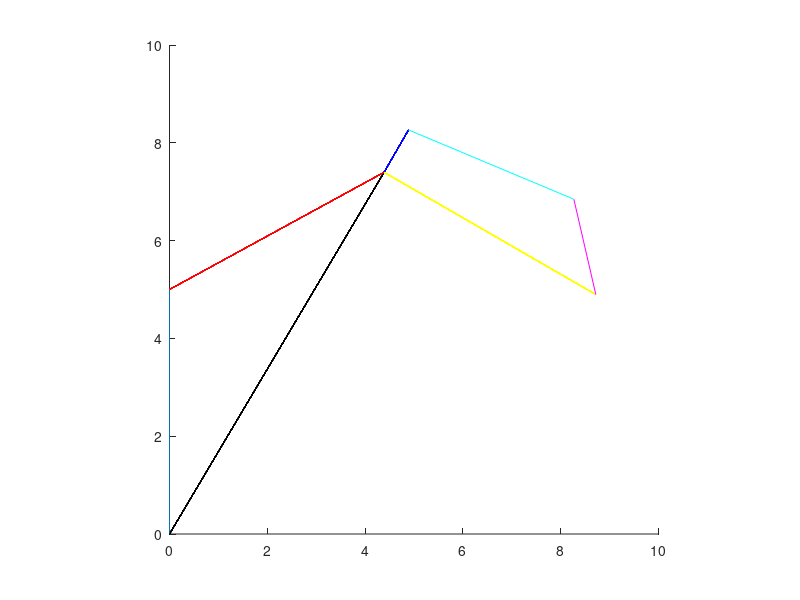

This chart was generated by the following MATLAB code:
%length of the 2 fixed sides of the triangle
%matlab code for front load mechanism(JCB) animation
s=6;
r=12;
%point p1
P1 = [0 0];
% Parameters of plot
axis(gca,'equal');%aspect ratio
axis([0 10  0 10]);%the limits
P2 = [0 5];
%P2 = [0 6];
for t1=0:0.05:pi/6
    %l=13+(t/100);
    %theta2 = acosd(l/12-9/l);
    P3 = [5*cos(t1) 5+5*sin(t1)];
    P4 = [5*cos(t1)+cos(pi/3) 5+5*sin(t1)+sin(pi/3)];
    P5 = [5*cos(pi/6)+5*cos(t1) 5+5*sin(t1)-5*sin(pi/6)];
    %P3 = [l*sin(theta2) l*cos(theta2)];
    %line P1P2
    P1P2 = line([P1(1) P2(1)],[P1(2) P2(2)]);
    %line P1P3
    P1P3 = line([P1(1) P3(1)],[P1(2) P3(2)],'Color','k');
    %line P2P3
    P2P3 = line([P2(1) P3(1)],[P2(2) P3(2)],'Color','r');
    P3P4 = line([P3(1) P4(1)],[P3(2) P4(2)],'Color','b');
    P3P5 = line([P3(1) P5(1)],[P3(2) P5(2)],'Color','y');
    %P2P5 = line([P2(1) P5(1)],[P2(2) P5(2)],'Color','y');
    %P2P4 = line([P2(1) P4(1)],[P2(2) P4(2)]);
    P6 = [5*cos(pi/6)+5*cos(t1)+2*cos((pi/3)) 5+5*sin(t1)-5*sin(pi/6)+2*sin((pi/3))];
    P5P6 = line([P5(1) P6(1)],[P5(2) P6(2)],'Color','m');
    P4P6 = line([P4(1) P6(1)],[P4(2) P6(2)],'Color','c');
    % interval to update the plot
    pause(0.1);
    %deleting previos lines
        delete(P1P3);
        delete(P2P3);
        delete(P3P4);
        delete(P4P6);
        delete(P5P6);
        delete(P3P5); 
    fprintf('%f\n', t1)
end
for t2=0:0.05:0.78
    %reprinting all lines
    P1P2 = line([P1(1) P2(1)],[P1(2) P2(2)]);
    P1P3 = line([P1(1) P3(1)],[P1(2) P3(2)],'Color','k');
    P2P3 = line([P2(1) P3(1)],[P2(2) P3(2)],'Color','r');
    P3P4 = line([P3(1) P4(1)],[P3(2) P4(2)],'Color','b');
    P3P5 = line([P3(1) P5(1)],[P3(2) P5(2)],'Color','y');
    %for bucket
    P6 = [5*cos(pi/6)+5*cos(t1)+2*cos((pi/3)+t2) 5+5*sin(t1)-5*sin(pi/6)+2*sin((pi/3)+t2)];
    P5P6 = line([P5(1) P6(1)],[P5(2) P6(2)],'Color','m');
    P4P6 = line([P4(1) P6(1)],[P4(2) P6(2)],'Color','c');
    pause(0.1);
        delete(P5P6);
        delete(P4P6);
end
    P5P6 = line([P5(1) P6(1)],[P5(2) P6(2)],'Color','m');
    P4P6 = line([P4(1) P6(1)],[P4(2) P6(2)],'Color','c');

